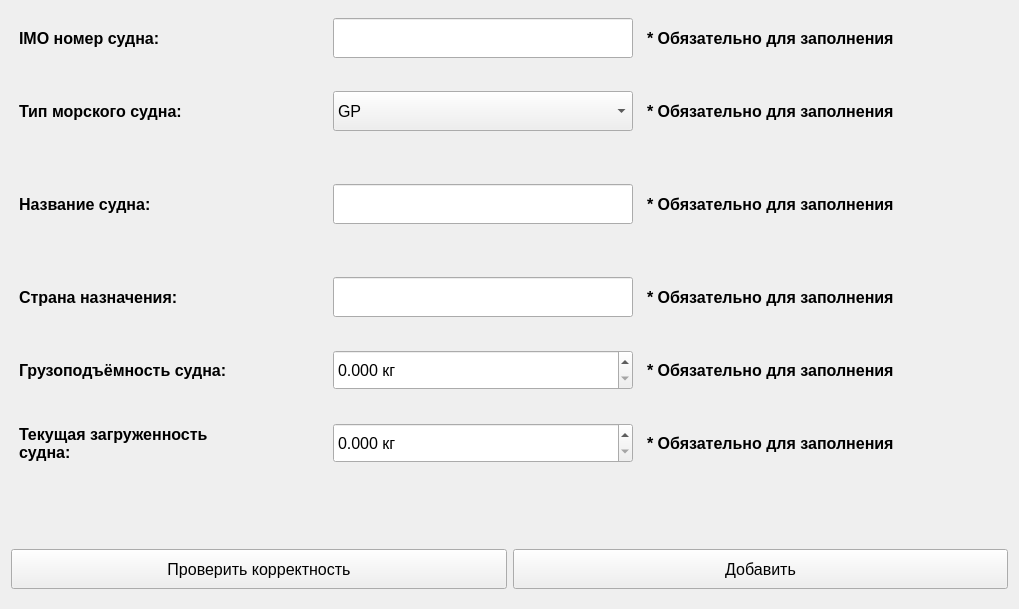
      <widget class="QWidget" name="scrollAreaWidgetContents_7">
       <property name="geometry">
        <rect>
         <x>0</x>
         <y>0</y>
         <width>1019</width>
         <height>609</height>
        </rect>
       </property>
       <layout class="QVBoxLayout" name="verticalLayout_7">
        <item>
         <layout class="QHBoxLayout" name="horizontalLayout_194">
          <item>
           <widget class="QLabel" name="ship_IMO_add_label">
            <property name="sizePolicy">
             <sizepolicy hsizetype="Fixed" vsizetype="Fixed">
              <horstretch>0</horstretch>
              <verstretch>0</verstretch>
             </sizepolicy>
            </property>
            <property name="minimumSize">
             <size>
              <width>300</width>
              <height>40</height>
             </size>
            </property>
            <property name="font">
             <font>
              <pointsize>12</pointsize>
              <bold>true</bold>
             </font>
            </property>
            <property name="text">
             <string>IMO номер судна:</string>
            </property>
           </widget>
          </item>
          <item>
           <widget class="QLineEdit" name="ship_IMO_add_edit">
            <property name="sizePolicy">
             <sizepolicy hsizetype="Fixed" vsizetype="Fixed">
              <horstretch>0</horstretch>
              <verstretch>0</verstretch>
             </sizepolicy>
            </property>
            <property name="minimumSize">
             <size>
              <width>300</width>
              <height>40</height>
             </size>
            </property>
            <property name="font">
             <font>
              <pointsize>12</pointsize>
             </font>
            </property>
           </widget>
          </item>
          <item>
           <widget class="QLabel" name="ship_IMO_add_note_label">
            <property name="sizePolicy">
             <sizepolicy hsizetype="Fixed" vsizetype="Fixed">
              <horstretch>0</horstretch>
              <verstretch>0</verstretch>
             </sizepolicy>
            </property>
            <property name="minimumSize">
             <size>
              <width>350</width>
              <height>40</height>
             </size>
            </property>
            <property name="font">
             <font>
              <pointsize>12</pointsize>
              <bold>true</bold>
             </font>
            </property>
            <property name="text">
             <string>* Обязательно для заполнения</string>
            </property>
           </widget>
          </item>
         </layout>
        </item>
        <item>
         <layout class="QHBoxLayout" name="horizontalLayout_196">
          <item>
           <widget class="QLabel" name="ship_type_add_label">
            <property name="sizePolicy">
             <sizepolicy hsizetype="Fixed" vsizetype="Fixed">
              <horstretch>0</horstretch>
              <verstretch>0</verstretch>
             </sizepolicy>
            </property>
            <property name="minimumSize">
             <size>
              <width>300</width>
              <height>80</height>
             </size>
            </property>
            <property name="font">
             <font>
              <pointsize>12</pointsize>
              <bold>true</bold>
             </font>
            </property>
            <property name="text">
             <string>Тип морского судна:</string>
            </property>
           </widget>
          </item>
          <item>
           <widget class="QComboBox" name="ship_type_add_box">
            <property name="minimumSize">
             <size>
              <width>300</width>
              <height>40</height>
             </size>
            </property>
            <property name="maximumSize">
             <size>
              <width>300</width>
              <height>40</height>
             </size>
            </property>
            <property name="font">
             <font>
              <pointsize>12</pointsize>
             </font>
            </property>
            <item>
             <property name="text">
              <string>GP</string>
             </property>
            </item>
            <item>
             <property name="text">
              <string>VH</string>
             </property>
            </item>
            <item>
             <property name="text">
              <string>RE</string>
             </property>
            </item>
            <item>
             <property name="text">
              <string>UT</string>
             </property>
            </item>
            <item>
             <property name="text">
              <string>TN</string>
             </property>
            </item>
            <item>
             <property name="text">
              <string>HR</string>
             </property>
            </item>
            <item>
             <property name="text">
              <string>BU</string>
             </property>
            </item>
            <item>
             <property name="text">
              <string>PL</string>
             </property>
            </item>
            <item>
             <property name="text">
              <string>SN</string>
             </property>
            </item>
           </widget>
          </item>
          <item>
           <widget class="QLabel" name="ship_type_add_note_label">
            <property name="sizePolicy">
             <sizepolicy hsizetype="Fixed" vsizetype="Fixed">
              <horstretch>0</horstretch>
              <verstretch>0</verstretch>
             </sizepolicy>
            </property>
            <property name="minimumSize">
             <size>
              <width>350</width>
              <height>40</height>
             </size>
            </property>
            <property name="font">
             <font>
              <pointsize>12</pointsize>
              <bold>true</bold>
             </font>
            </property>
            <property name="text">
             <string>* Обязательно для заполнения</string>
            </property>
           </widget>
          </item>
         </layout>
        </item>
        <item>
         <layout class="QHBoxLayout" name="horizontalLayout_197">
          <item>
           <widget class="QLabel" name="ship_name_add_label">
            <property name="sizePolicy">
             <sizepolicy hsizetype="Fixed" vsizetype="Fixed">
              <horstretch>0</horstretch>
              <verstretch>0</verstretch>
             </sizepolicy>
            </property>
            <property name="minimumSize">
             <size>
              <width>300</width>
              <height>80</height>
             </size>
            </property>
            <property name="font">
             <font>
              <pointsize>12</pointsize>
              <bold>true</bold>
             </font>
            </property>
            <property name="text">
             <string>Название судна:</string>
            </property>
           </widget>
          </item>
          <item>
           <widget class="QLineEdit" name="ship_name_add_edit">
            <property name="sizePolicy">
             <sizepolicy hsizetype="Fixed" vsizetype="Fixed">
              <horstretch>0</horstretch>
              <verstretch>0</verstretch>
             </sizepolicy>
            </property>
            <property name="minimumSize">
             <size>
              <width>300</width>
              <height>40</height>
             </size>
            </property>
            <property name="font">
             <font>
              <pointsize>12</pointsize>
             </font>
            </property>
           </widget>
          </item>
          <item>
           <widget class="QLabel" name="ship_name_add_note_label">
            <property name="sizePolicy">
             <sizepolicy hsizetype="Fixed" vsizetype="Fixed">
              <horstretch>0</horstretch>
              <verstretch>0</verstretch>
             </sizepolicy>
            </property>
            <property name="minimumSize">
             <size>
              <width>350</width>
              <height>40</height>
             </size>
            </property>
            <property name="font">
             <font>
              <pointsize>12</pointsize>
              <bold>true</bold>
             </font>
            </property>
            <property name="text">
             <string>* Обязательно для заполнения</string>
            </property>
           </widget>
          </item>
         </layout>
        </item>
        <item>
         <layout class="QHBoxLayout" name="horizontalLayout_198">
          <item>
           <widget class="QLabel" name="ship_country_add_label">
            <property name="sizePolicy">
             <sizepolicy hsizetype="Fixed" vsizetype="Fixed">
              <horstretch>0</horstretch>
              <verstretch>0</verstretch>
             </sizepolicy>
            </property>
            <property name="minimumSize">
             <size>
              <width>300</width>
              <height>80</height>
             </size>
            </property>
            <property name="font">
             <font>
              <pointsize>12</pointsize>
              <bold>true</bold>
             </font>
            </property>
            <property name="text">
             <string>Страна назначения:</string>
            </property>
           </widget>
          </item>
          <item>
           <widget class="QLineEdit" name="ship_country_add_edit">
            <property name="sizePolicy">
             <sizepolicy hsizetype="Fixed" vsizetype="Fixed">
              <horstretch>0</horstretch>
              <verstretch>0</verstretch>
             </sizepolicy>
            </property>
            <property name="minimumSize">
             <size>
              <width>300</width>
              <height>40</height>
             </size>
            </property>
            <property name="font">
             <font>
              <pointsize>12</pointsize>
             </font>
            </property>
           </widget>
          </item>
          <item>
           <widget class="QLabel" name="ship_country_add_note_label">
            <property name="sizePolicy">
             <sizepolicy hsizetype="Fixed" vsizetype="Fixed">
              <horstretch>0</horstretch>
              <verstretch>0</verstretch>
             </sizepolicy>
            </property>
            <property name="minimumSize">
             <size>
              <width>350</width>
              <height>40</height>
             </size>
            </property>
            <property name="font">
             <font>
              <pointsize>12</pointsize>
              <bold>true</bold>
             </font>
            </property>
            <property name="text">
             <string>* Обязательно для заполнения</string>
            </property>
           </widget>
          </item>
         </layout>
        </item>
        <item>
         <layout class="QHBoxLayout" name="horizontalLayout_199">
          <item>
           <widget class="QLabel" name="ship_carrying_add_label">
            <property name="sizePolicy">
             <sizepolicy hsizetype="Fixed" vsizetype="Fixed">
              <horstretch>0</horstretch>
              <verstretch>0</verstretch>
             </sizepolicy>
            </property>
            <property name="minimumSize">
             <size>
              <width>300</width>
              <height>40</height>
             </size>
            </property>
            <property name="maximumSize">
             <size>
              <width>16777215</width>
              <height>40</height>
             </size>
            </property>
            <property name="font">
             <font>
              <pointsize>12</pointsize>
              <bold>true</bold>
             </font>
            </property>
            <property name="text">
             <string>Грузоподъёмность судна:</string>
            </property>
           </widget>
          </item>
          <item>
           <widget class="QDoubleSpinBox" name="ship_carrying_add_spin">
            <property name="minimumSize">
             <size>
              <width>300</width>
              <height>40</height>
             </size>
            </property>
            <property name="maximumSize">
             <size>
              <width>300</width>
              <height>16777215</height>
             </size>
            </property>
            <property name="baseSize">
             <size>
              <width>300</width>
              <height>0</height>
             </size>
            </property>
            <property name="font">
             <font>
              <pointsize>12</pointsize>
             </font>
            </property>
            <property name="suffix">
             <string> кг</string>
            </property>
            <property name="decimals">
             <number>3</number>
            </property>
            <property name="maximum">
             <double>10000000.000000000000000</double>
            </property>
            <property name="singleStep">
             <double>0.001000000000000</double>
            </property>
           </widget>
          </item>
          <item>
           <widget class="QLabel" name="ship_carrying_add_note_label">
            <property name="sizePolicy">
             <sizepolicy hsizetype="Fixed" vsizetype="Fixed">
              <horstretch>0</horstretch>
              <verstretch>0</verstretch>
             </sizepolicy>
            </property>
            <property name="minimumSize">
             <size>
              <width>350</width>
              <height>40</height>
             </size>
            </property>
            <property name="font">
             <font>
              <pointsize>12</pointsize>
              <bold>true</bold>
             </font>
            </property>
            <property name="text">
             <string>* Обязательно для заполнения</string>
            </property>
           </widget>
          </item>
         </layout>
        </item>
        <item>
         <layout class="QHBoxLayout" name="horizontalLayout_200">
          <item>
           <widget class="QLabel" name="workload_add_label">
            <property name="sizePolicy">
             <sizepolicy hsizetype="Fixed" vsizetype="Fixed">
              <horstretch>0</horstretch>
              <verstretch>0</verstretch>
             </sizepolicy>
            </property>
            <property name="minimumSize">
             <size>
              <width>300</width>
              <height>80</height>
             </size>
            </property>
            <property name="font">
             <font>
              <pointsize>12</pointsize>
              <bold>true</bold>
             </font>
            </property>
            <property name="text">
             <string>Текущая загруженность
судна:</string>
            </property>
           </widget>
          </item>
          <item>
           <widget class="QDoubleSpinBox" name="workload_add_spin">
            <property name="minimumSize">
             <size>
              <width>300</width>
              <height>40</height>
             </size>
            </property>
            <property name="maximumSize">
             <size>
              <width>300</width>
              <height>16777215</height>
             </size>
            </property>
            <property name="baseSize">
             <size>
              <width>300</width>
              <height>0</height>
             </size>
            </property>
            <property name="font">
             <font>
              <pointsize>12</pointsize>
             </font>
            </property>
            <property name="suffix">
             <string> кг</string>
            </property>
            <property name="decimals">
             <number>3</number>
            </property>
            <property name="maximum">
             <double>10000000.000000000000000</double>
            </property>
            <property name="singleStep">
             <double>0.001000000000000</double>
            </property>
           </widget>
          </item>
          <item>
           <widget class="QLabel" name="workload_add_note_label">
            <property name="sizePolicy">
             <sizepolicy hsizetype="Fixed" vsizetype="Fixed">
              <horstretch>0</horstretch>
              <verstretch>0</verstretch>
             </sizepolicy>
            </property>
            <property name="minimumSize">
             <size>
              <width>350</width>
              <height>40</height>
             </size>
            </property>
            <property name="font">
             <font>
              <pointsize>12</pointsize>
              <bold>true</bold>
             </font>
            </property>
            <property name="text">
             <string>* Обязательно для заполнения</string>
            </property>
           </widget>
          </item>
         </layout>
        </item>
        <item>
         <widget class="QLabel" name="space_4_label">
          <property name="minimumSize">
           <size>
            <width>0</width>
            <height>40</height>
           </size>
          </property>
          <property name="maximumSize">
           <size>
            <width>16777215</width>
            <height>40</height>
           </size>
          </property>
          <property name="font">
           <font>
            <pointsize>12</pointsize>
            <bold>true</bold>
           </font>
          </property>
          <property name="text">
           <string/>
          </property>
         </widget>
        </item>
        <item>
         <layout class="QHBoxLayout" name="horizontalLayout_7">
          <item>
           <widget class="QPushButton" name="ship_check_add_button">
            <property name="minimumSize">
             <size>
              <width>300</width>
              <height>40</height>
             </size>
            </property>
            <property name="font">
             <font>
              <pointsize>12</pointsize>
             </font>
            </property>
            <property name="text">
             <string>Проверить корректность</string>
            </property>
           </widget>
          </item>
          <item>
           <widget class="QPushButton" name="ship_add_button">
            <property name="minimumSize">
             <size>
              <width>300</width>
              <height>40</height>
             </size>
            </property>
            <property name="font">
             <font>
              <pointsize>12</pointsize>
             </font>
            </property>
            <property name="text">
             <string>Добавить</string>
            </property>
           </widget>
          </item>
         </layout>
        </item>
       </layout>
      </widget>
